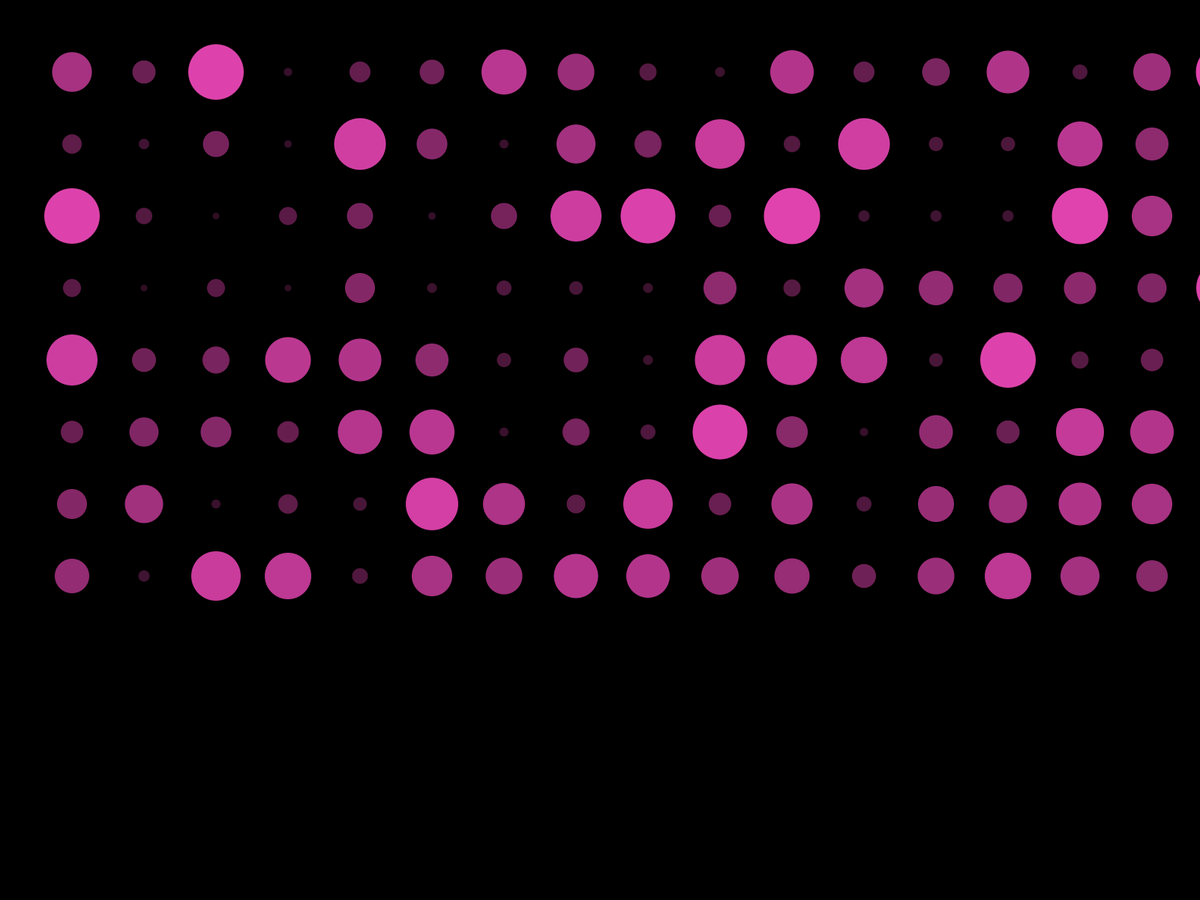
Frame 1 (no input)
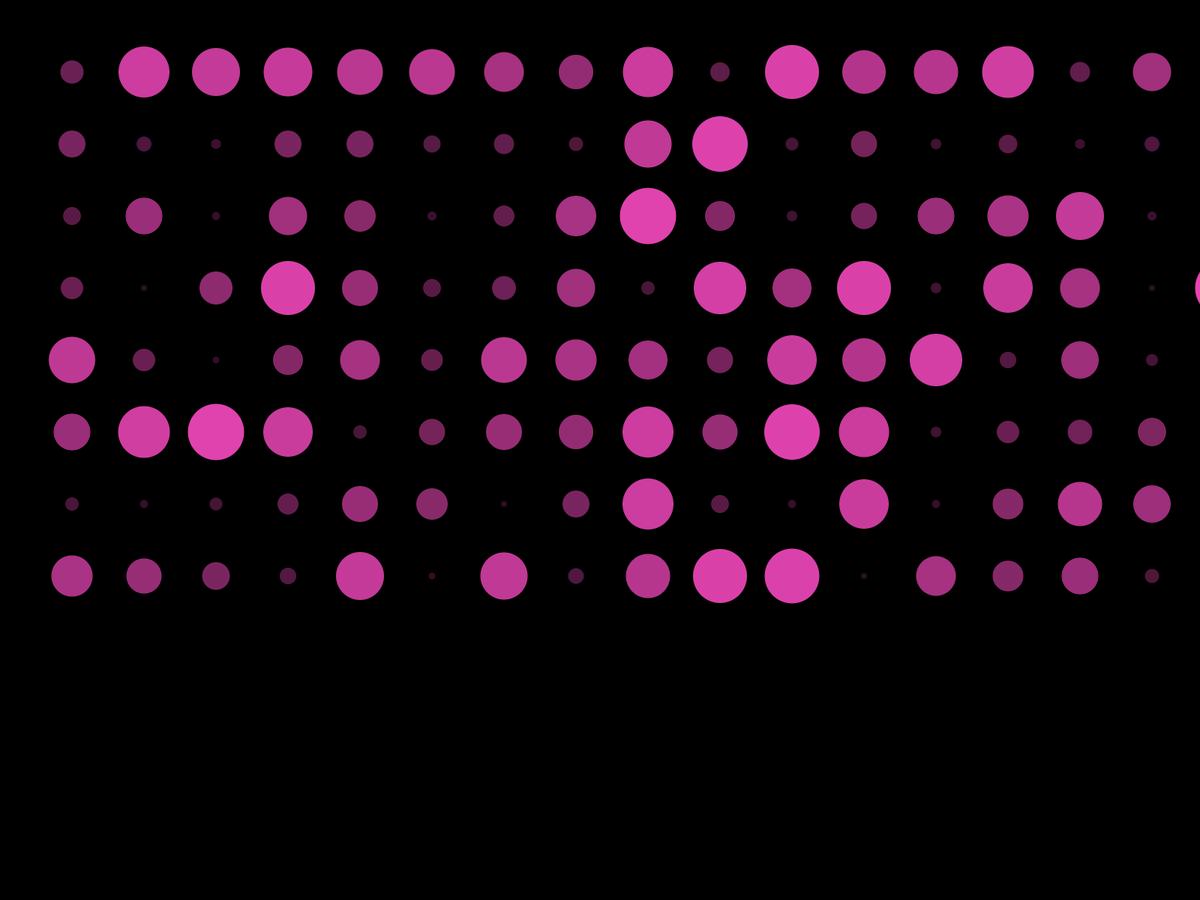
Frame 2 (the mouse pressed at the canvas centre, redrawn once)

The Processing sketch that drew these frames (run headless with seeded random() and noise(); the mouse was pressed at the canvas centre and the sketch redrawn once):

// Processing sketch: grid_prototype_v1
// ── grid_prototype_v1.pde
void setup ()
{
  fullScreen();
  background(0);
  noStroke();
  colorMode(HSB);
  smooth();
}

void draw ()
{
  noLoop();
  background(0); // clear background with white
  int start = 65;
  for (int r=32; r < 840; r+=32 ) // rows
  {
    for ( int c = 32; c < height/4.5; c+=32 ) // columns per row
    {
      ellipseMode(CENTER);
      int rand = (int)random(8, 78);
      int alphaRand = (int)map(rand, 8, 80, 50, 255);
      fill(#EE47B9, alphaRand);
      ellipse( r*3, c*3, rand, rand); // draw it!
    }
  }
}
